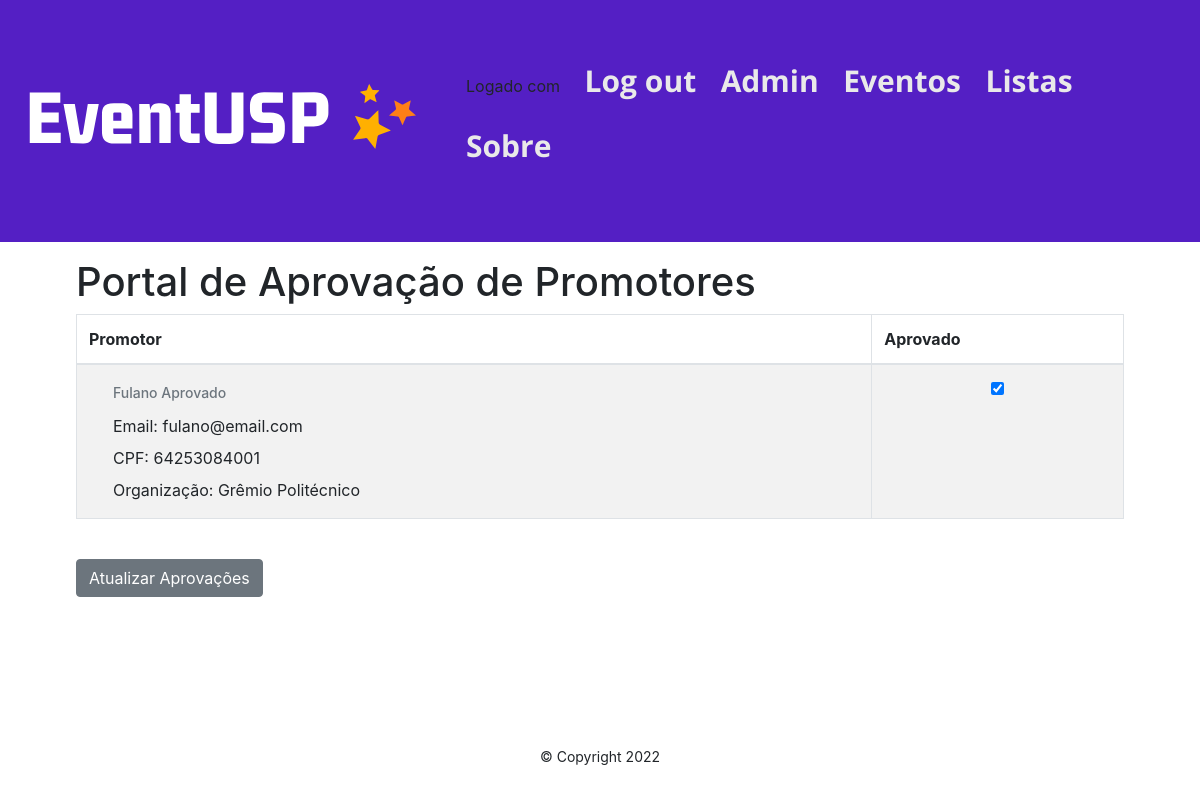
/accounts/admin_approved (signed in), run on an earlier commit of the app's database.
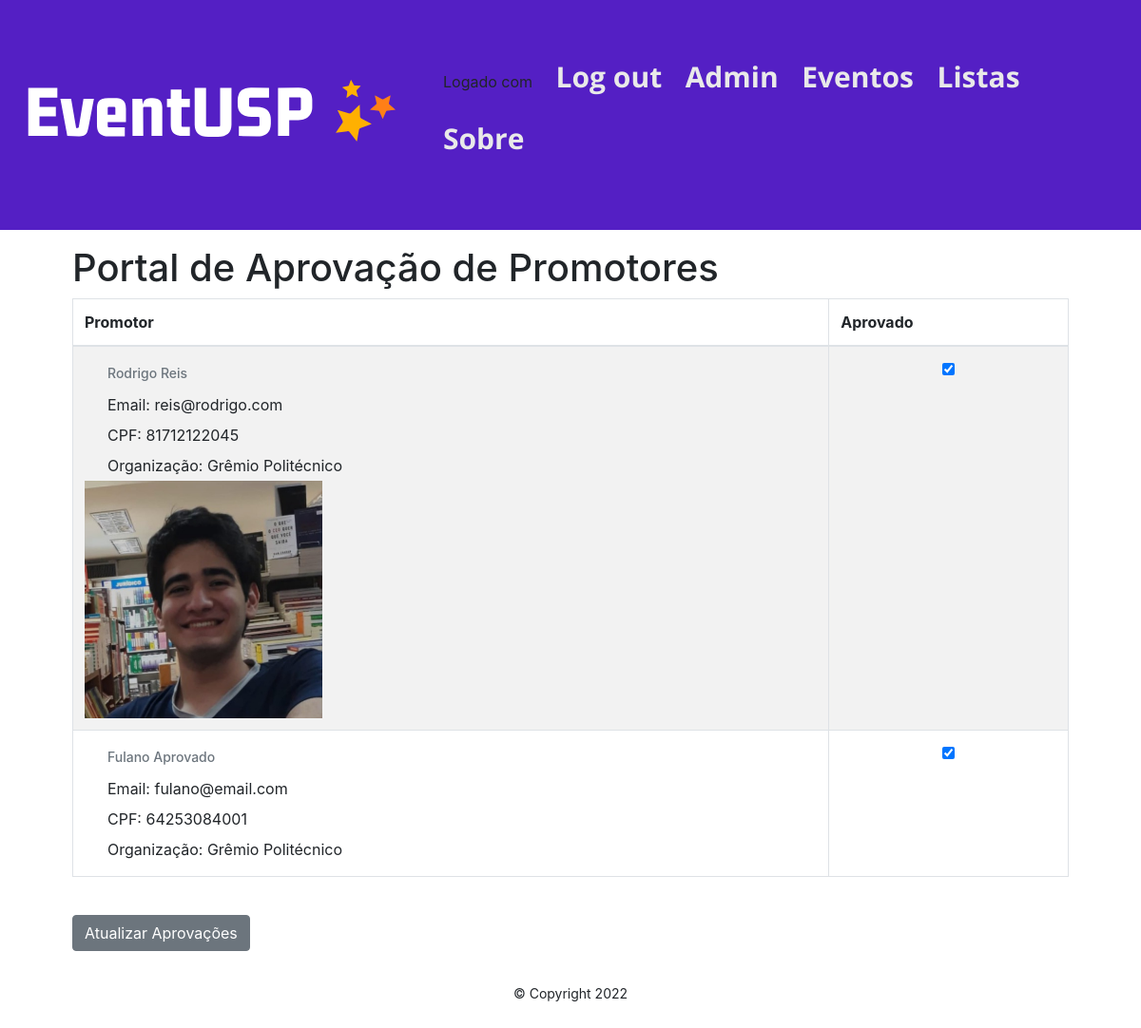
And on a later commit of the database.
### accounts/models.py (models this page shows)
class Promotor(models.Model):
    user = models.OneToOneField(
            User,
            on_delete=models.CASCADE,
            primary_key=True,
        )
    organizacao = models.ForeignKey(
            Organizacao,
            on_delete=models.CASCADE,
        )
    approved = models.BooleanField(default=False)
    request_date = models.DateTimeField(auto_now=True)
    profile_photo = models.ImageField(null=True, blank=True, upload_to="images/")
    def __str__(self):
        return f'{self.user.first_name} {self.user.last_name}'

class User(AbstractUser):
    first_name = models.CharField(_("first name"), max_length=150)
    last_name = models.CharField(_("last name"), max_length=150)
    email = models.EmailField(_('email address'), unique=True)
    cpf = models.CharField(_('CPF'), max_length=11, unique=True)

class Organizacao(models.Model):
    org = models.CharField(max_length=60)
    def __str__(self):
            return f'{self.org}'

### accounts/views.py (the view)
# urls.py: path('admin_approved', views.admin_approved, name='admin_approved'),
@user_passes_test(lambda u: u.is_superuser)
def admin_approved(request):
    promotor_list = Promotor.objects.filter(approved=True).order_by('-request_date')
    if request.method == "POST":
        id_list = request.POST.getlist('boxes')
        for promotor in promotor_list:
            x = promotor.pk
            User.objects.get(pk=int(x)).groups.add(Group.objects.get(name='promotor_pendente'))
            User.objects.get(pk=int(x)).groups.remove(Group.objects.get(name='promotor'))
        promotor_list.update(approved=False)
        for x in id_list:
            Promotor.objects.filter(pk=int(x)).update(approved=True)
            User.objects.get(pk=int(x)).groups.add(Group.objects.get(name='promotor'))
            User.objects.get(pk=int(x)).groups.remove(Group.objects.get(name='promotor_pendente'))
        return HttpResponseRedirect(reverse('admin_approved'))
    else:
        return render(request, 'accounts/admin_approved.html', {"promotor_list":promotor_list})

### accounts/templates/accounts/admin_approved.html (shortened to what this page needs)
{% extends 'base.html' %}
{% block content %}
<h1>Portal de Aprovação de Promotores</h1>
<form action="" method=POST>
<table class="table table-striped table-hover table-bordered">
    <thead>
        <tr>
            <th scope="col">Promotor</th>
            <th scope="col">Aprovado</th>
        </tr>
    </thead>
    <tbody>
        {% for promotor in promotor_list %}
            <tr>
                <td>
                    <div class="dropdown">
                        <h6 class="dropdown-header">{{ promotor }}</h6>
                        <a class="dropdown-item" href="#">Email: {{ promotor.user.email }}</a>
                        <a class="dropdown-item" href="#">CPF: {{ promotor.user.cpf }}</a>
                        <a class="dropdown-item" href="#">Organização: {{ promotor.organizacao }}</a>
                        {% if promotor.profile_photo %}
                        <img src={{promotor.profile_photo.url}} width=250 height=250 alt={{promotor}}>
                        {% endif %}
                    </div>
                </td>
                <td>
                    {% if promotor.approved %}
                    <div class="form-check">
                        <input class="form-check-input" type="checkbox"
                            checked="checked" value = {{promotor.user.id}} name="boxes">
                    </div>
                    {% else %}
                    <div class="form-check">
                        <input class="form-check-input" type="checkbox"
                             value = {{promotor.user.id}} name="boxes">
                    </div>
                    {% endif %}
                </td>
        {% endfor %}
    </tbody>
</table>
<br>
<button class="btn btn-secondary" type="submit">Atualizar Aprovações</button>
</form>
{% endblock content %}

What changed in the data, as far as the page shows it:
added Promotor: user_id.last_name "Rodrigo Reis", user.email "reis@rodrigo.com", user.cpf "81712122045", organizacao "Grêmio Politécnico", profile_photo (picture)
